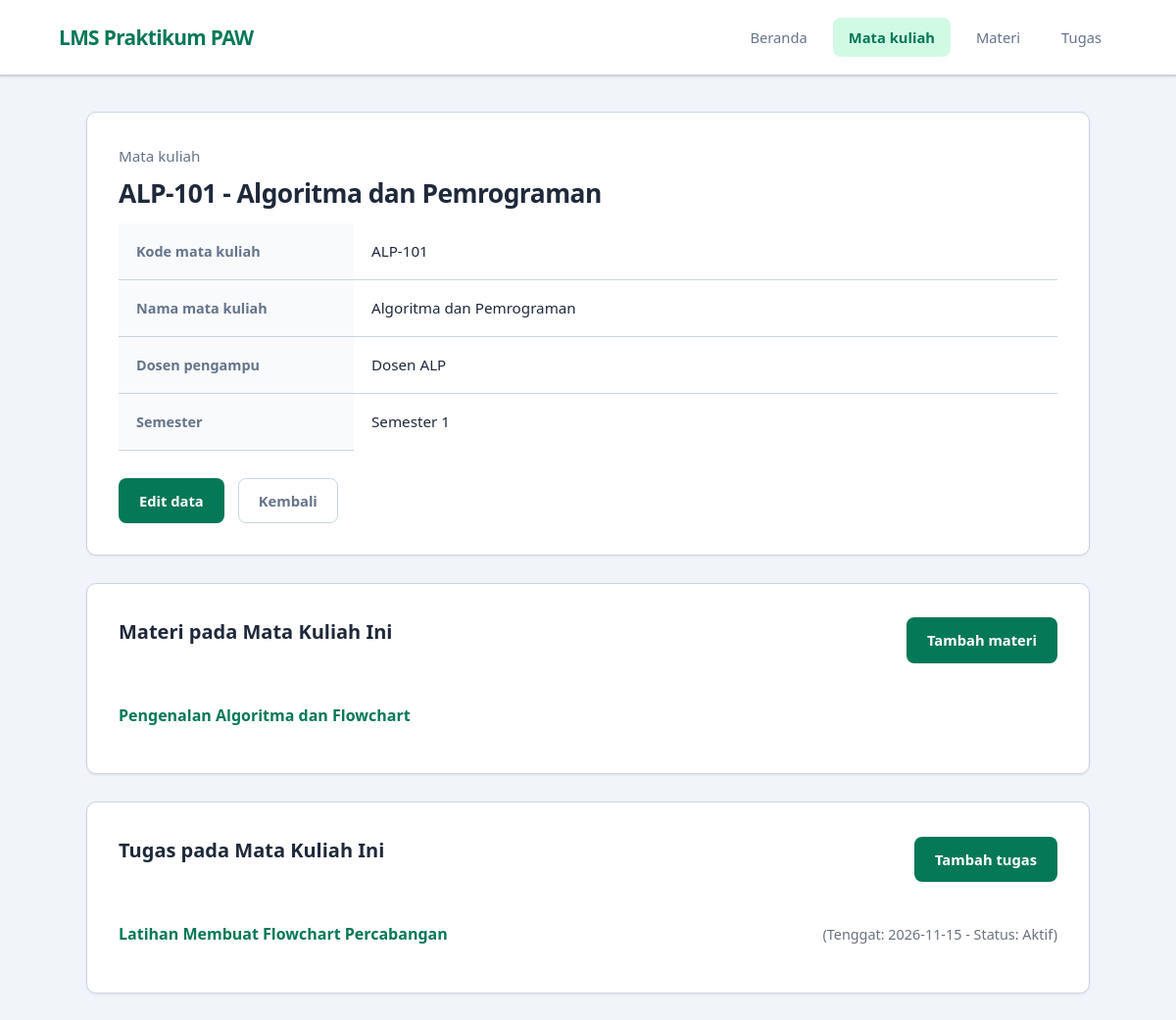
/mata_kuliah.php?aksi=detail&id=1, run on the app's committed database.
### tables this page shows
CREATE TABLE mata_kuliah(  
    id INT UNSIGNED AUTO_INCREMENT PRIMARY KEY,  
    kode VARCHAR(20) NOT NULL UNIQUE,  
    nama VARCHAR(100) NOT NULL,  
    dosen VARCHAR(100) NOT NULL,  
    semester TINYINT UNSIGNED NOT NULL );

CREATE TABLE materi (
    id INT UNSIGNED AUTO_INCREMENT PRIMARY KEY,
    mata_kuliah_id INT UNSIGNED NOT NULL,
    judul VARCHAR(150) NOT NULL,
    isi TEXT NOT NULL,
    tautan VARCHAR(255) NOT NULL,
    FOREIGN KEY (mata_kuliah_id) REFERENCES mata_kuliah(id) ON DELETE RESTRICT );

CREATE TABLE tugas (  
    id INT UNSIGNED AUTO_INCREMENT PRIMARY KEY,
    mata_kuliah_id INT UNSIGNED NOT NULL,
    judul VARCHAR(150) NOT NULL,
    instruksi TEXT NOT NULL,
    tenggat DATE NOT NULL,  
    status VARCHAR(20) NOT NULL,  
    FOREIGN KEY(mata_kuliah_id)    
    REFERENCES mata_kuliah(id) ON DELETE RESTRICT );

### koneksi.php (called while the page is built, shortened)
<?php
function e($data) {
    return htmlspecialchars($data ?? '', ENT_QUOTES, 'UTF-8');
}
function validasiId($id): ?int {
    $filtered = filter_var($id, FILTER_VALIDATE_INT);
    return ($filtered !== false && $filtered > 0) ? (int)$filtered : null;
}
?>

### mata_kuliah.php (the view, shortened to what this page needs)
<?php
require 'koneksi.php';
$aksi = $_GET['aksi'] ?? 'daftar';
$errors = [];
$form = [
    'kode'     => '',
    'nama'     => '',
    'dosen'    => '',
    'semester' => ''
];
?>
<!DOCTYPE html>
<html lang="id">
<head>
    <link rel="stylesheet" href="style.css">
</head>
<body>
    <nav class="navbar">
        <div class="navbar-container">
            <a href="index.php" class="brand">LMS Praktikum PAW</a>
            <div class="nav-links">
                <a href="index.php">Beranda</a>
                <a href="mata_kuliah.php" class="active">Mata kuliah</a>
                <a href="materi.php">Materi</a>
                <a href="tugas.php">Tugas</a>
            </div>
        </div>
    </nav>
    <main class="container">
        <?php
        if ($aksi === 'tambah' || $aksi === 'edit'):
            $idEdit = null;
            if ($aksi === 'edit') {
                $idEdit = validasiId($_GET['id'] ?? null);
                if ($idEdit === null) {
                    echo '<div class="alert alert-error">ID mata kuliah tidak valid.</div>';
                    echo '<a href="mata_kuliah.php" class="btn btn-secondary">Kembali</a>';
                    echo '</main></body></html>';
                    exit;
                }
                if ($_SERVER['REQUEST_METHOD'] !== 'POST') {
                    $stmt = $conn->prepare('SELECT kode, nama, dosen, semester FROM mata_kuliah WHERE id = ?');
                    $stmt->bind_param('i', $idEdit);
                    $stmt->execute();
                    $row = $stmt->get_result()->fetch_assoc();
                    if (!$row) {
                        echo '<div class="alert alert-error">Data mata kuliah tidak ditemukan.</div>';
                        echo '<a href="mata_kuliah.php" class="btn btn-secondary">Kembali</a>';
                        echo '</main></body></html>';
                        exit;
                    }
                    $form = $row;
                }
            }
        ?>
            <div class="card">
                <h1><?= $aksi === 'tambah' ? 'Tambah Mata Kuliah' : 'Edit Mata Kuliah' ?></h1>
                <p class="subtitle">Lengkapi isian sesuai ketentuan data LMS.</p>
                <form method="post" action="mata_kuliah.php<?= $aksi === 'edit' ? '?aksi=edit&id=' . e($idEdit) : '?aksi=tambah' ?>" novalidate>
                    <input type="hidden" name="csrf_token" value="<?= e($_SESSION['csrf_token']) ?>">
                    <input type="hidden" name="aksi_post" value="<?= e($aksi) ?>">
                    <?php if ($aksi === 'edit'): ?>
                        <input type="hidden" name="id" value="<?= e($idEdit) ?>">
                    <?php endif; ?>
                    <div class="form-group">
                        <label for="kode">Kode mata kuliah</label>
                        <input type="text" id="kode" name="kode" class="form-control <?= isset($errors['kode']) ? 'is-invalid' : '' ?>" value="<?= e($form['kode']) ?>" placeholder="Contoh: PAW-101" required>
                        <?php if (isset($errors['kode'])): ?>
                            <div class="field-error"><?= e($errors['kode']) ?></div>
                        <?php endif; ?>
                    </div>
                    <div class="form-group">
                        <label for="nama">Nama mata kuliah</label>
                        <input type="text" id="nama" name="nama" class="form-control <?= isset($errors['nama']) ? 'is-invalid' : '' ?>" value="<?= e($form['nama']) ?>" placeholder="Contoh: Pengembangan Aplikasi Website" required>
                        <?php if (isset($errors['nama'])): ?>
                            <div class="field-error"><?= e($errors['nama']) ?></div>
                        <?php endif; ?>
                    </div>
                    <div class="form-group">
                        <label for="dosen">Dosen pengampu</label>
                        <input type="text" id="dosen" name="dosen" class="form-control <?= isset($errors['dosen']) ? 'is-invalid' : '' ?>" value="<?= e($form['dosen']) ?>" placeholder="Contoh: Dosen PAW" required>
                        <?php if (isset($errors['dosen'])): ?>
                            <div class="field-error"><?= e($errors['dosen']) ?></div>
                        <?php endif; ?>
                    </div>
                    <div class="form-group">
                        <label for="semester">Semester (1-14)</label>
                        <input type="number" id="semester" name="semester" min="1" max="14" class="form-control <?= isset($errors['semester']) ? 'is-invalid' : '' ?>" value="<?= e($form['semester']) ?>" required>
                        <?php if (isset($errors['semester'])): ?>
                            <div class="field-error"><?= e($errors['semester']) ?></div>
                        <?php endif; ?>
                    </div>
                    <div class="form-actions">
                        <button type="submit" class="btn btn-primary">Simpan data</button>
                        <a href="mata_kuliah.php" class="btn btn-secondary">Batal</a>
                    </div>
                </form>
            </div>
        <?php
        elseif ($aksi === 'detail'):
            $idDetail = validasiId($_GET['id'] ?? null);
            $stmt = $conn->prepare('SELECT id, kode, nama, dosen, semester FROM mata_kuliah WHERE id = ?');
            $stmt->bind_param('i', $idDetail);
            $stmt->execute();
            $mk = $stmt->get_result()->fetch_assoc();
            $stmtMateri = $conn->prepare('SELECT id, judul, tautan FROM materi WHERE mata_kuliah_id = ? ORDER BY id DESC');
            $stmtMateri->bind_param('i', $idDetail);
            $stmtMateri->execute();
            $listMateri = $stmtMateri->get_result();
            $stmtTugas = $conn->prepare('SELECT id, judul, tenggat, status FROM tugas WHERE mata_kuliah_id = ? ORDER BY tenggat ASC');
            $stmtTugas->bind_param('i', $idDetail);
            $stmtTugas->execute();
            $listTugas = $stmtTugas->get_result();
        ?>
            <div class="card">
                <p class="subtitle" style="margin-bottom:4px;">Mata kuliah</p>
                <h1><?= e($mk['kode']) ?> - <?= e($mk['nama']) ?></h1>
                <table class="detail-table">
                    <tr>
                        <th>Kode mata kuliah</th>
                        <td><?= e($mk['kode']) ?></td>
                    </tr>
                    <tr>
                        <th>Nama mata kuliah</th>
                        <td><?= e($mk['nama']) ?></td>
                    </tr>
                    <tr>
                        <th>Dosen pengampu</th>
                        <td><?= e($mk['dosen']) ?></td>
                    </tr>
                    <tr>
                        <th>Semester</th>
                        <td>Semester <?= e($mk['semester']) ?></td>
                    </tr>
                </table>
                <div class="form-actions">
                    <a href="mata_kuliah.php?aksi=edit&id=<?= e($mk['id']) ?>" class="btn btn-primary">Edit data</a>
                    <a href="mata_kuliah.php" class="btn btn-secondary">Kembali</a>
                </div>
            </div>
            <div class="card">
                <div class="page-header">
                    <h2>Materi pada Mata Kuliah Ini</h2>
                    <a href="materi.php?aksi=tambah&mk_id=<?= e($mk['id']) ?>" class="btn btn-primary">Tambah materi</a>
                </div>
                <?php if ($listMateri->num_rows > 0): ?>
                    <ul class="list-mk">
                        <?php while ($m = $listMateri->fetch_assoc()): ?>
                            <li>
                                <a href="materi.php?aksi=detail&id=<?= e($m['id']) ?>"><?= e($m['judul']) ?></a>
                            </li>
                        <?php endwhile; ?>
                    </ul>
                <?php else: ?>
                    <p style="color:#6b7280;">Belum ada materi untuk mata kuliah ini.</p>
                <?php endif; ?>
            </div>
            <div class="card">
                <div class="page-header">
                    <h2>Tugas pada Mata Kuliah Ini</h2>
                    <a href="tugas.php?aksi=tambah&mk_id=<?= e($mk['id']) ?>" class="btn btn-primary">Tambah tugas</a>
                </div>
                <?php if ($listTugas->num_rows > 0): ?>
                    <ul class="list-mk">
                        <?php while ($t = $listTugas->fetch_assoc()): ?>
                            <li>
                                <a href="tugas.php?aksi=detail&id=<?= e($t['id']) ?>"><?= e($t['judul']) ?></a>
                                <span style="color:#6b7280; font-size:0.9rem;"> (Tenggat: <?= e($t['tenggat']) ?> - Status: <?= e($t['status']) ?>)</span>
                            </li>
                        <?php endwhile; ?>
                    </ul>
                <?php else: ?>
                    <p style="color:#6b7280;">Belum ada tugas untuk mata kuliah ini.</p>
                <?php endif; ?>
            </div>
        <?php endif; ?>
    </main>
</body>
</html>

### style.css (style rules this page uses)
:root { --primary-color: #047857; --primary-hover: #065f46; --secondary-color: #64748b; --bg-main: #f1f5f9; --card-bg: #ffffff; --text-primary: #1e293b; --text-secondary: #64748b; --border-color: #cbd5e1; --danger-color: #e11d48; --danger-hover: #be123c; --shadow-sm: 0 1px 3px 0 rgb(0 0 0 / 0.08); --shadow-md: 0 10px 15px -3px rgb(0 0 0 / 0.08), 0 4px 6px -4px rgb(0 0 0 / 0.08); --radius: 10px; }
* { box-sizing: border-box; margin: 0; padding: 0; }
body { font-family: system-ui, -apple-system, BlinkMacSystemFont, "Segoe UI", Roboto, sans-serif; background-color: var(--bg-main); color: var(--text-primary); line-height: 1.65; -webkit-font-smoothing: antialiased; }
.navbar { background-color: #ffffff; border-bottom: 2px solid var(--border-color); padding: 18px 28px; margin-bottom: 36px; box-shadow: var(--shadow-sm); }
.navbar-container { max-width: 1080px; margin: 0 auto; display: flex; justify-content: space-between; align-items: center; flex-wrap: wrap; gap: 16px; }
.brand { font-weight: 800; font-size: 1.3rem; color: var(--primary-color); text-decoration: none; letter-spacing: -0.03em; }
.nav-links { display: flex; gap: 10px; }
.nav-links a { text-decoration: none; color: var(--text-secondary); font-weight: 500; font-size: 0.92rem; padding: 8px 16px; border-radius: 8px; transition: all 0.25s ease; }
.nav-links a.active { background-color: #d1fae5; color: var(--primary-color); font-weight: 700; }
.container { max-width: 1080px; margin: 0 auto; padding: 0 28px 56px; }
.card { background: var(--card-bg); border: 1px solid var(--border-color); border-radius: var(--radius); padding: 32px; margin-bottom: 28px; box-shadow: var(--shadow-sm); }
h1 { font-size: 1.65rem; font-weight: 800; margin-bottom: 8px; color: var(--text-primary); letter-spacing: -0.02em; }
h2 { font-size: 1.25rem; font-weight: 700; margin-bottom: 18px; color: var(--text-primary); }
.subtitle { color: var(--text-secondary); font-size: 0.95rem; margin-bottom: 28px; }
.page-header { display: flex; justify-content: space-between; align-items: center; margin-bottom: 24px; flex-wrap: wrap; gap: 16px; }
table { width: 100%; border-collapse: collapse; background-color: #ffffff; }
th, td { text-align: left; padding: 16px 18px; border-bottom: 1px solid var(--border-color); vertical-align: middle; font-size: 0.95rem; }
th { background-color: #f8fafc; font-weight: 700; color: var(--text-secondary); text-transform: uppercase; font-size: 0.78rem; letter-spacing: 0.06em; }
tr:last-child td { border-bottom: none; }
.detail-table th { width: 240px; background-color: #f8fafc; color: var(--text-secondary); font-size: 0.9rem; text-transform: none; letter-spacing: normal; }
.form-actions { display: flex; gap: 14px; margin-top: 28px; align-items: center; }
.btn { display: inline-flex; align-items: center; justify-content: center; padding: 10px 20px; border-radius: 8px; font-size: 0.92rem; font-weight: 700; text-decoration: none; cursor: pointer; border: 1px solid transparent; transition: all 0.2s ease; }
.btn-primary { background-color: var(--primary-color); color: #ffffff; }
.btn-secondary { background-color: #ffffff; color: var(--secondary-color); border-color: var(--border-color); }
.list-mk { list-style: none; }
.list-mk li { padding: 14px 0; border-bottom: 1px solid var(--border-color); display: flex; justify-content: space-between; align-items: center; }
.list-mk li:last-child { border-bottom: none; }
.list-mk a { color: var(--primary-color); text-decoration: none; font-weight: 700; }

### data on the page
mata_kuliah: kode "ALP-101", nama "Algoritma dan Pemrograman", dosen "Dosen ALP", semester "1"
materi: judul "Pengenalan Algoritma dan Flowchart"
tugas: judul "Latihan Membuat Flowchart Percabangan", tenggat "2026-11-15", status "Aktif"
